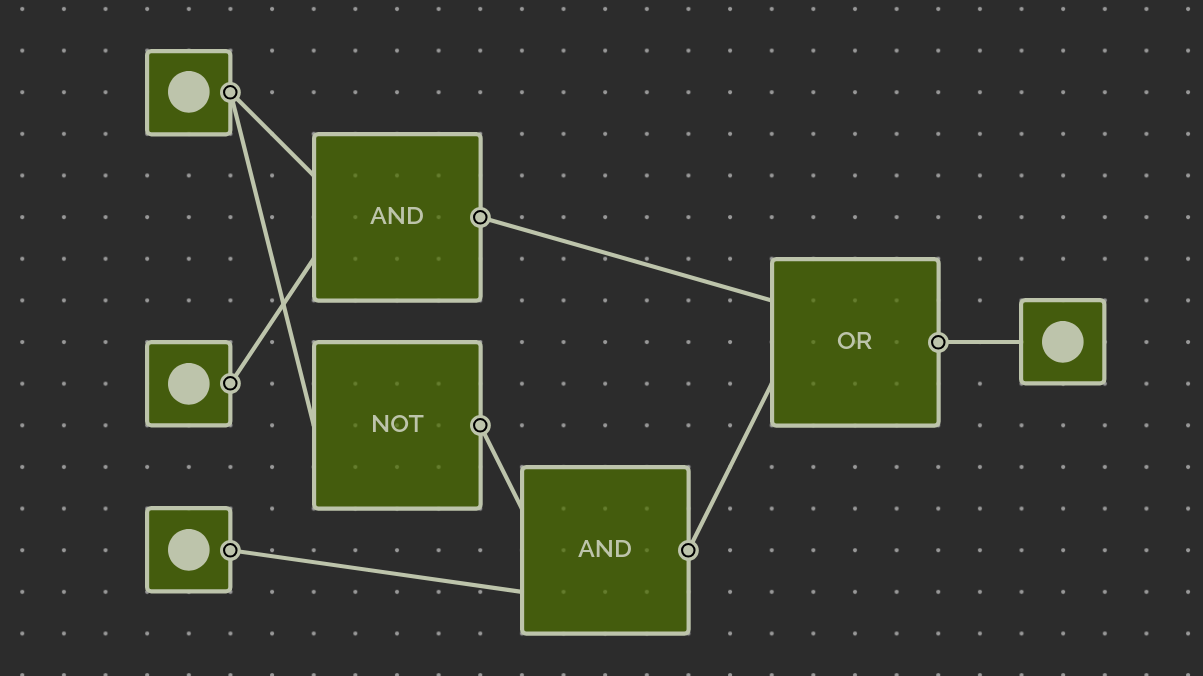
#> input picture assets-source/presets/originals/2to1_multiplexer.png, 1203 x 676 px; its folder holds only this picture in this run
$ python process_presets_images.py
#> lines starting #> are read from the running program, lines starting #| are printed output that depends on the picture
#> in process_one, img is the input picture: PIL image 1203x676 RGBA; mean R, G, B, A 53.7, 57.6, 44.7, 255
#!/usr/bin/env python3
"""Generate optimized preset circuit images.

Reads original PNG diagrams from assets-source/presets/originals/
Outputs cropped + thumbnails (webp) into static/presets/.

Run:  python3 scripts/process_presets_images.py
 or:  npm run generate:presets

Pipeline:
1. Center crop to 1200x675
2. Export DPR variants (1x, 2x, 3x) as <name>_160.webp, <name>_320.webp, <name>_480.webp

Adjust CROP_* or THUMB_* constants as needed.
"""
from __future__ import annotations

import os
from pathlib import Path
from typing import Iterable

from PIL import Image

# Directories
REPO_ROOT = Path(__file__).resolve().parent.parent
SRC_DIR = REPO_ROOT / "assets-source" / "presets" / "originals"
OUT_DIR = REPO_ROOT / "static" / "presets"

# Output directory exists already (static/presets) but create just in case
OUT_DIR.mkdir(parents=True, exist_ok=True)

# Target crop size and DPR thumbnails (base 160x90)
CROP_W, CROP_H = 1200, 675
THUMB_W, THUMB_H = 160, 90
QUALITY_BASE = 85
QUALITY_HIGH = 90

OUTPUT_VARIANTS = (
    (THUMB_W, THUMB_H, QUALITY_BASE),  # 1x
    (THUMB_W * 2, THUMB_H * 2, QUALITY_BASE),  # 2x
    (THUMB_W * 3, THUMB_H * 3, QUALITY_HIGH),  # 3x
)


def iter_pngs(directory: Path) -> Iterable[Path]:
    for p in sorted(directory.glob("*.png")):
        if p.is_file():
            yield p


def center_crop(img: Image.Image, target_w: int, target_h: int) -> Image.Image:
#> called with target_w = 1200, target_h = 675
    w, h = img.size
#> w = 1203; h = 676
    if target_w > w or target_h > h:
        raise ValueError(f"Cannot crop to {target_w}x{target_h} from {w}x{h}")
    left = (w - target_w) // 2
#> left = 1
    top = (h - target_h) // 2
#> top = 0
    return img.crop((left, top, left + target_w, top + target_h))
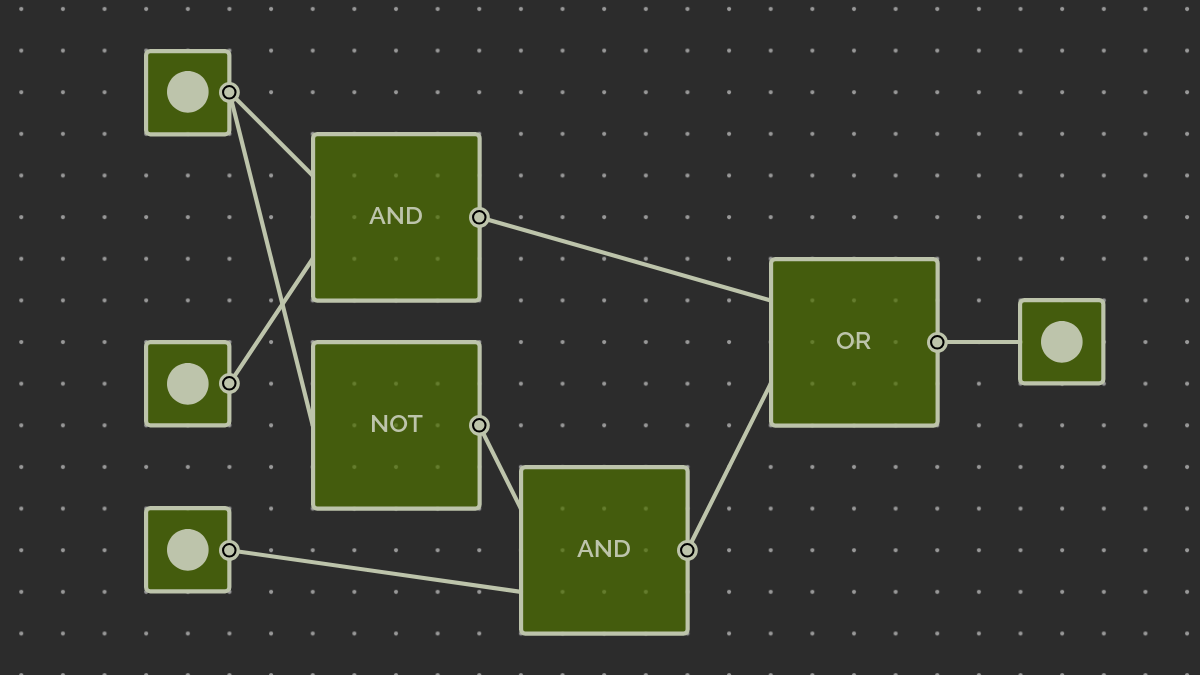
#> returned value: PIL image 1200x675 RGBA; mean R, G, B, A 53.7, 57.6, 44.7, 255


def process_one(path: Path) -> None:
    try:
        with Image.open(path) as img:
            # Direct single center crop to final size
            final = center_crop(img, CROP_W, CROP_H)

            stem = path.stem

            for width, height, quality in OUTPUT_VARIANTS:
                variant = final.resize((width, height), Image.LANCZOS)
                out_path = OUT_DIR / f"{stem}_{width}.webp"
                variant.save(out_path, "webp", quality=quality)
#> this loop made 3 passes
#> pass 1, in process_one, `variant = final.resize((width, height), Image.LANCZOS)`:
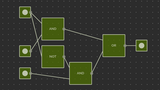
#> variant: PIL image 160x90 RGBA; mean R, G, B, A 53.7, 57.6, 44.7, 255
#> pass 2, in process_one, `variant = final.resize((width, height), Image.LANCZOS)`:
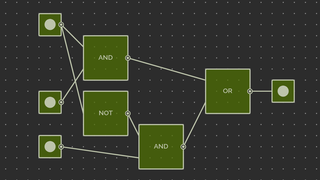
#> variant: PIL image 320x180 RGBA; mean R, G, B, A 53.7, 57.6, 44.7, 255
#> pass 3, in process_one, `variant = final.resize((width, height), Image.LANCZOS)`:
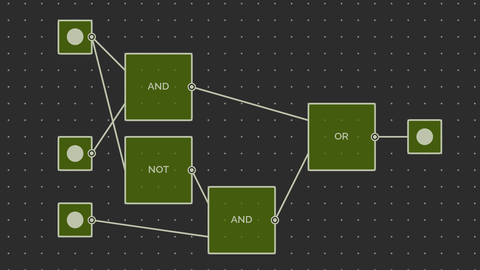
#> variant: PIL image 480x270 RGBA; mean R, G, B, A 53.7, 57.6, 44.7, 255

            print(f"Processed {path.name}")
    except Exception as e:
        print(f"Error processing {path.name}: {e}")


def main() -> None:
    if not SRC_DIR.exists():
        print(
            f"Source directory '{SRC_DIR}' does not exist. Place originals there.")
        return

    pngs = list(iter_pngs(SRC_DIR))
    if not pngs:
        print(f"No PNG files found in {SRC_DIR}")
        return

    for p in pngs:
        process_one(p)

    print("Done. Optimized images in static/presets/")


if __name__ == "__main__":
    main()

$ run again, on assets-source/presets/originals/full_adder.png
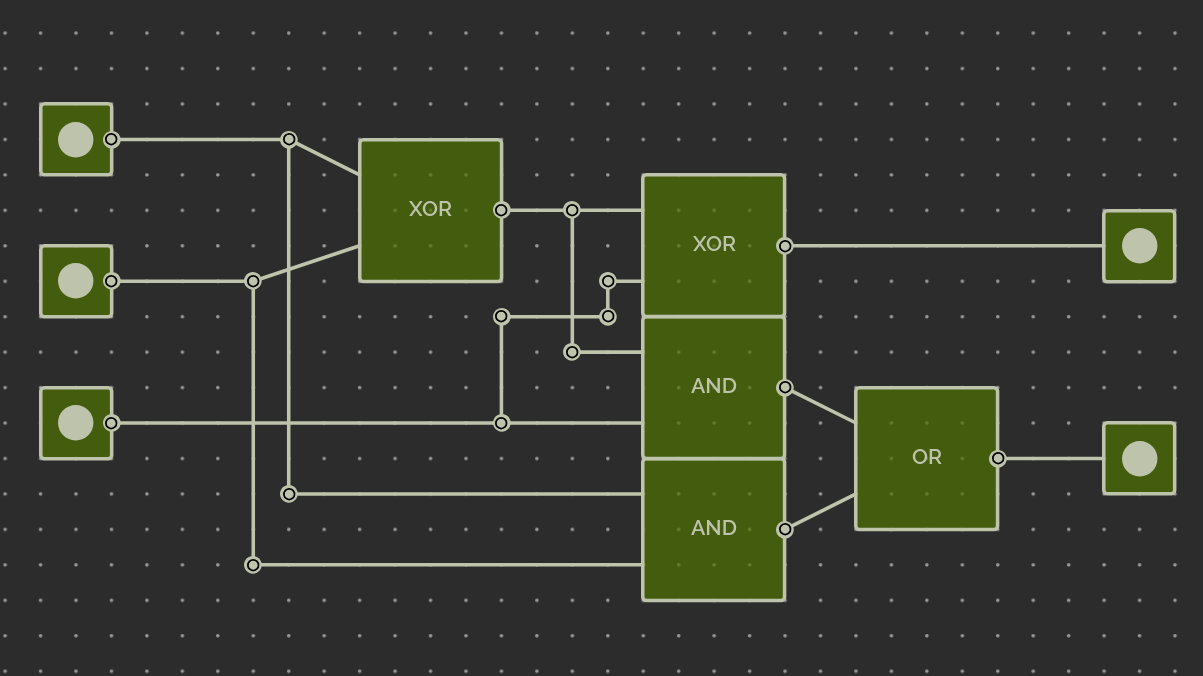
#> input picture assets-source/presets/originals/full_adder.png, 1203 x 676 px
#> in process_one, img is the input picture: PIL image 1203x676 RGBA; mean R, G, B, A 54, 57.5, 45.7, 255
#> in center_crop, `return img.crop((left, top, left + target_w, top + target_h))`:
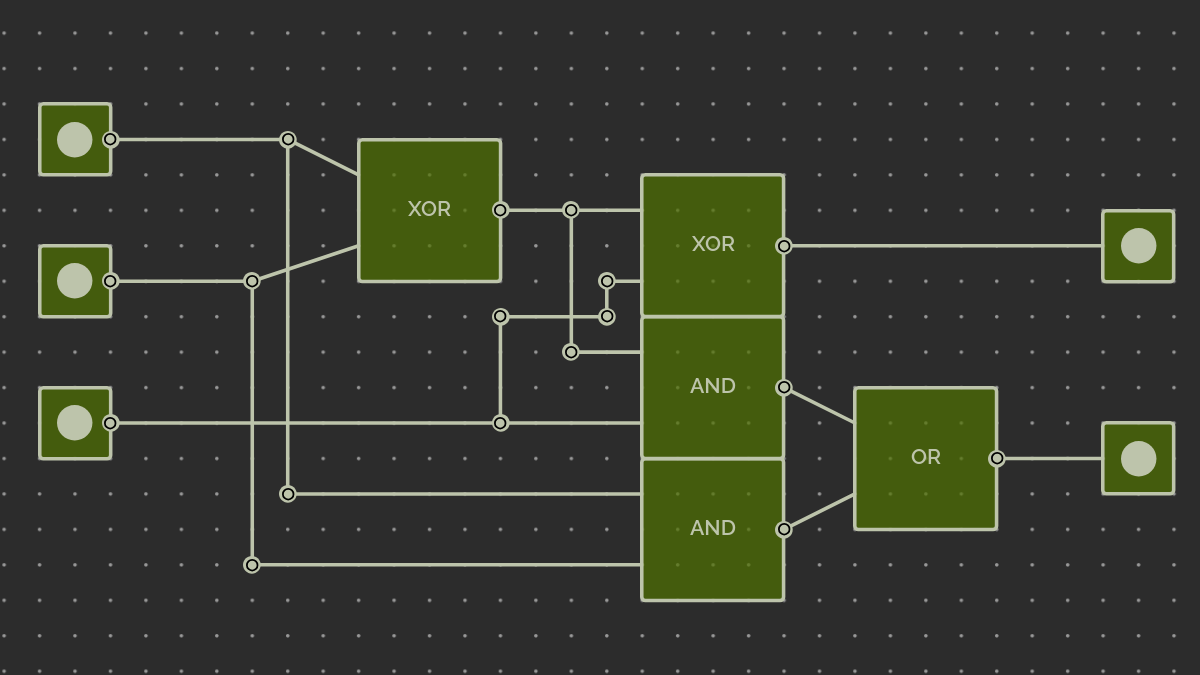
#> returned value: PIL image 1200x675 RGBA; mean R, G, B, A 54, 57.6, 45.7, 255
#> the loop in process_one, `for width, height, quality in OUTPUT_VARIANTS:` made 3 passes
#> pass 3, in process_one, `variant = final.resize((width, height), Image.LANCZOS)`:
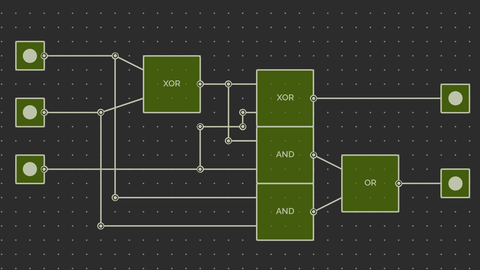
#> variant: PIL image 480x270 RGBA; mean R, G, B, A 54, 57.6, 45.7, 255
